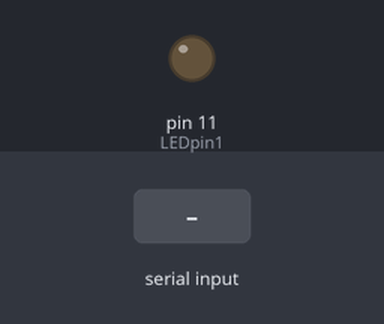
Bench run of a sketch on a simulated Arduino Uno, built with avr-gcc and run on an emulated ATmega328P. Shown: output pins drawn as LEDs (lit = HIGH). Dashed ring = blinking. The inputs (shaded band) are chosen by the test bench.

Above: at 1.2 s.
1.3 s: "C" received over Serial
At 1.45 s:
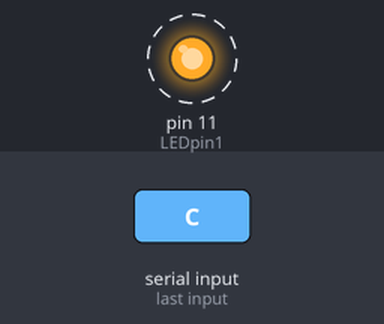
4.3 s: "A" received over Serial
At 4.8 s:
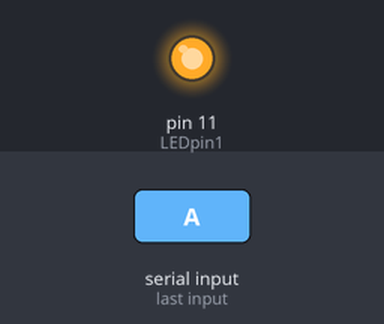
5.8 s: "B" received over Serial
At 7.1 s:
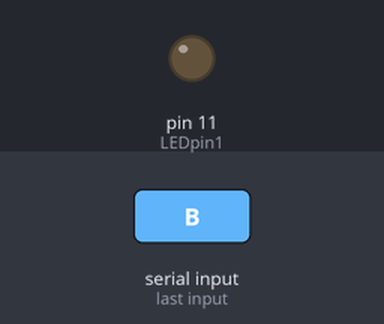
Timing chart, 0 to 8.8 s (numbered marks = the images above; inputs shaded):
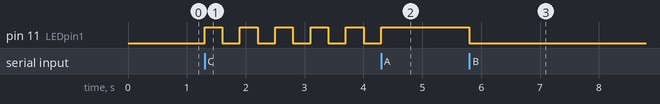

The sketch:

py_ardguibut.ino
```cpp
const int LEDpin1 = 11;
char currentMode = 'B'; // 기본 상태 OFF

void setup() {
  Serial.begin(9600);
  pinMode(LEDpin1, OUTPUT);
  digitalWrite(LEDpin1, LOW);
}

void loop() {
  if (Serial.available()) {
    char c = Serial.read();
    if (c == 'A' || c == 'B' || c == 'C') {
      currentMode = c; // 새로운 명령이 들어왔을 때 모드 변경
    }
  }

  // 현재 모드에 따라 LED 동작 유지
  if (currentMode == 'A') {
    digitalWrite(LEDpin1, HIGH);
  }
  else if (currentMode == 'B') {
    digitalWrite(LEDpin1, LOW);
  }
  else if (currentMode == 'C') {
    // 점멸 모드
    digitalWrite(LEDpin1, HIGH);
    delay(300);
    digitalWrite(LEDpin1, LOW);
    delay(300);
  }
}
```

Measured:
- after the input at 1.3 s, pin 11 (LEDpin1): alternates HIGH for 0.30 s and LOW for 0.30 s, starting at once
- after the input at 4.3 s, pin 11 (LEDpin1): goes on until 4.3 s, then stays HIGH
- after the input at 5.8 s, pin 11 (LEDpin1): HIGH → LOW at once
